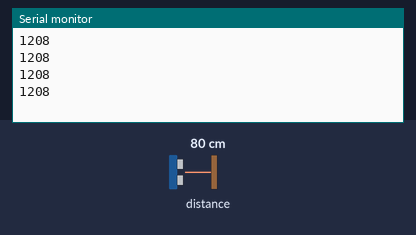
Bench run of a sketch on a simulated Arduino Uno, built with avr-gcc and run on an emulated ATmega328P. Shown: the last lines printed to the serial monitor. The inputs (shaded band) are chosen by the test bench; at power-on: distance to the obstacle 80 cm.

Above: at 1.2 s.
1.3 s: distance to the obstacle set to 2 cm
At 1.88 s:
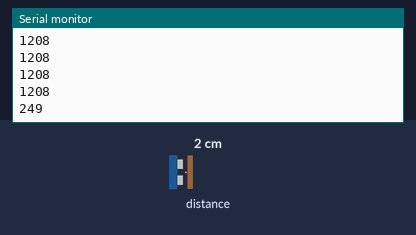
2.8 s: distance to the obstacle set to 4 cm
At 3.01 s:
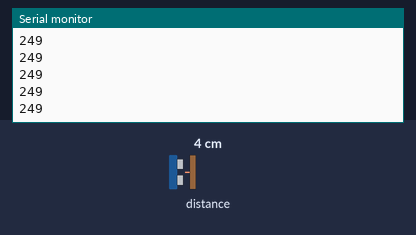
Timing chart, 0 to 5.8 s (numbered marks = the images above; inputs shaded):
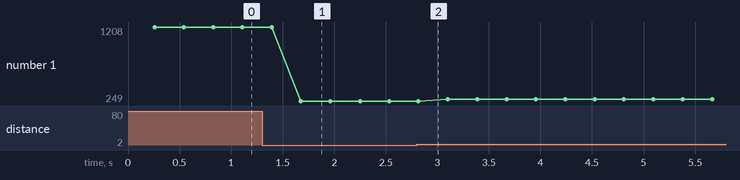

Measured:
- after the input at 1.3 s, the serial monitor: prints a new line after 0.38 s (image 1)
- plotted number 1: 1208 → 249 after the input at 1.3 s, 249 → 273 after the input at 2.8 s

The sketch:

mcp4725-tone-generation.ino
```cpp
#include <Adafruit_MCP4725.h>
#include <Wire.h>
#include <VL53L1X.h>

// DAC
const int I2C_ADDR = 0x60;
Adafruit_MCP4725 dac;
VL53L1X sensor;

// Frequencies (in Hz)
const int F = 349;
const int G = 392;
const int A = 440;
const int BB = 466;
const int C = 523;

// Measure the communication speed with the DAC
unsigned long usPerCommand;
void calibrate() {
  usPerCommand = micros();
  for(int i = 0; i < 10; i++) {
    dac.setVoltage(0, false);
  }
  usPerCommand = (micros() - usPerCommand)/10;
}

// Precalculated Voltage Buffer
const int BUFFER_SIZE = 128;
unsigned int voltages[BUFFER_SIZE];

void dacTone(unsigned long freq, int durationMs) {
  // Start time to keep track of the duration
  int startTime = millis();

  // Steps need to be a multiple of 4 to keep the sine form
  int raw_steps = 1000000 / (freq * usPerCommand);
  unsigned char steps = (raw_steps / 4) * 4;
  if(steps > BUFFER_SIZE) steps = BUFFER_SIZE;

  // Fill the rest of the time with an delay to achieve the frequency
  int delayUs = 1000000/freq/steps - usPerCommand;

  // Precalculate Sine Values (1 - 4095)
  for(unsigned char i = 0; i < steps; i++) {
    voltages[i] = (sin(i*3.14*2/steps) + 1) * 2047 + 1;
  }

  // Start Output
  while(millis()-startTime < durationMs) {
    for(unsigned char i = 0; i < steps; i++) {
      dac.setVoltage(voltages[i], false);
      delayMicroseconds(delayUs);
    }
  }

  dac.setVoltage(0, false);
}

// Play notes and add a small delay between them
void playNote(int freq, int duration) {
  dacTone(freq, duration-25);
  Serial.println(freq);
  delay(25);
}

void setup() {
  dac.begin(I2C_ADDR);

  calibrate();

  Serial.begin(115200);
  Wire.begin();
  //Wire.setClock(400000); // use 400 kHz I2C

  sensor.setTimeout(500);
  if (!sensor.init())
  {
    Serial.println("Failed to detect and initialize sensor!");
    while (1);
  }
  sensor.setDistanceMode(VL53L1X::Long);
  sensor.setMeasurementTimingBudget(50000);
  sensor.startContinuous(50);

  /*playNote(A, 250);
  playNote(A, 250);
  playNote(BB, 250);
  playNote(C, 250);

  playNote(C, 250);
  playNote(BB, 250);
  playNote(A, 250);
  playNote(G, 250);

  playNote(F, 250);
  playNote(F, 250);
  playNote(G, 250);
  playNote(A, 250);

  playNote(A, 250);
  playNote(G, 250);
  playNote(G, 500);


  playNote(A, 250);
  playNote(A, 250);
  playNote(BB, 250);
  playNote(C, 250);

  playNote(C, 250);
  playNote(BB, 250);
  playNote(A, 250);
  playNote(G, 250);

  playNote(F, 250);
  playNote(F, 250);
  playNote(G, 250);
  playNote(A, 250);

  playNote(G, 250);
  playNote(F, 250);
  playNote(F, 500);*/
}

void loop() {
  int w = map(sensor.read(), 30, 295, 261, 587);
  playNote(w, 250);
}
```
